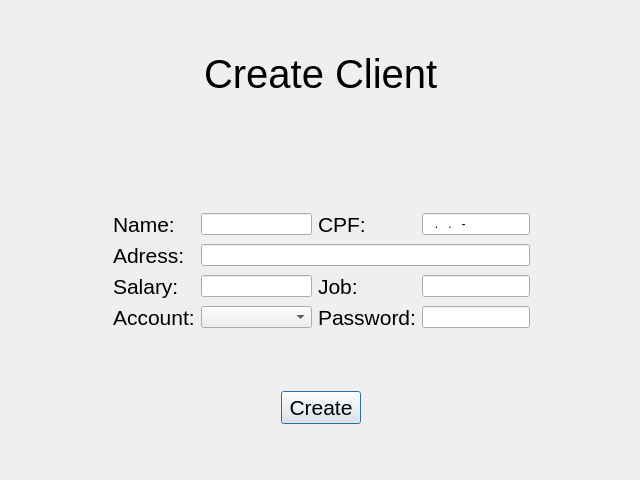
<?xml version="1.0" encoding="UTF-8"?>
<ui version="4.0">
 <class>CreateClient</class>
 <widget class="QDialog" name="CreateClient">
  <property name="geometry">
   <rect>
    <x>0</x>
    <y>0</y>
    <width>640</width>
    <height>480</height>
   </rect>
  </property>
  <property name="windowTitle">
   <string>Dialog</string>
  </property>
  <widget class="QWidget" name="layoutWidget">
   <property name="geometry">
    <rect>
     <x>1</x>
     <y>-3</y>
     <width>641</width>
     <height>481</height>
    </rect>
   </property>
   <layout class="QGridLayout" name="gridLayout">
    <item row="4" column="3">
     <widget class="QLabel" name="label_3">
      <property name="font">
       <font>
        <pointsize>16</pointsize>
       </font>
      </property>
      <property name="text">
       <string>CPF:</string>
      </property>
     </widget>
    </item>
    <item row="8" column="3">
     <widget class="QLabel" name="label_8">
      <property name="font">
       <font>
        <pointsize>16</pointsize>
       </font>
      </property>
      <property name="text">
       <string>Password:</string>
      </property>
     </widget>
    </item>
    <item row="8" column="2">
     <widget class="QComboBox" name="AccountField">
      <property name="placeholderText">
       <string>Select</string>
      </property>
      <item>
       <property name="text">
        <string>Conta corrente</string>
       </property>
      </item>
      <item>
       <property name="text">
        <string>Conta especial</string>
       </property>
      </item>
      <item>
       <property name="text">
        <string>Conta Master</string>
       </property>
      </item>
     </widget>
    </item>
    <item row="9" column="3">
     <spacer name="verticalSpacer_4">
      <property name="orientation">
       <enum>Qt::Vertical</enum>
      </property>
      <property name="sizeHint" stdset="0">
       <size>
        <width>20</width>
        <height>40</height>
       </size>
      </property>
     </spacer>
    </item>
    <item row="7" column="3">
     <widget class="QLabel" name="label_7">
      <property name="font">
       <font>
        <pointsize>16</pointsize>
       </font>
      </property>
      <property name="text">
       <string>Job:</string>
      </property>
     </widget>
    </item>
    <item row="5" column="0">
     <spacer name="horizontalSpacer">
      <property name="orientation">
       <enum>Qt::Horizontal</enum>
      </property>
      <property name="sizeHint" stdset="0">
       <size>
        <width>40</width>
        <height>20</height>
       </size>
      </property>
     </spacer>
    </item>
    <item row="8" column="1">
     <widget class="QLabel" name="label_5">
      <property name="font">
       <font>
        <pointsize>16</pointsize>
       </font>
      </property>
      <property name="text">
       <string>Account:</string>
      </property>
     </widget>
    </item>
    <item row="11" column="3">
     <spacer name="verticalSpacer_2">
      <property name="orientation">
       <enum>Qt::Vertical</enum>
      </property>
      <property name="sizeHint" stdset="0">
       <size>
        <width>20</width>
        <height>40</height>
       </size>
      </property>
     </spacer>
    </item>
    <item row="7" column="4">
     <widget class="QLineEdit" name="JobField"/>
    </item>
    <item row="5" column="1">
     <widget class="QLabel" name="label_4">
      <property name="font">
       <font>
        <pointsize>16</pointsize>
       </font>
      </property>
      <property name="text">
       <string>Adress:</string>
      </property>
     </widget>
    </item>
    <item row="7" column="1">
     <widget class="QLabel" name="label_6">
      <property name="font">
       <font>
        <pointsize>16</pointsize>
       </font>
      </property>
      <property name="text">
       <string>Salary:</string>
      </property>
     </widget>
    </item>
    <item row="8" column="4">
     <widget class="QLineEdit" name="PasswordField"/>
    </item>
    <item row="4" column="2">
     <widget class="QLineEdit" name="NameField"/>
    </item>
    <item row="0" column="1" colspan="4">
     <spacer name="verticalSpacer">
      <property name="orientation">
       <enum>Qt::Vertical</enum>
      </property>
      <property name="sizeHint" stdset="0">
       <size>
        <width>20</width>
        <height>40</height>
       </size>
      </property>
     </spacer>
    </item>
    <item row="4" column="1">
     <widget class="QLabel" name="label_2">
      <property name="font">
       <font>
        <pointsize>16</pointsize>
       </font>
      </property>
      <property name="text">
       <string>Name:</string>
      </property>
     </widget>
    </item>
    <item row="3" column="3">
     <spacer name="verticalSpacer_5">
      <property name="orientation">
       <enum>Qt::Vertical</enum>
      </property>
      <property name="sizeHint" stdset="0">
       <size>
        <width>20</width>
        <height>40</height>
       </size>
      </property>
     </spacer>
    </item>
    <item row="2" column="3">
     <spacer name="verticalSpacer_3">
      <property name="orientation">
       <enum>Qt::Vertical</enum>
      </property>
      <property name="sizeHint" stdset="0">
       <size>
        <width>20</width>
        <height>40</height>
       </size>
      </property>
     </spacer>
    </item>
    <item row="7" column="2">
     <widget class="QLineEdit" name="SalaryField"/>
    </item>
    <item row="4" column="4">
     <widget class="QLineEdit" name="CpfField">
      <property name="inputMask">
       <string>000.000.000-00</string>
      </property>
     </widget>
    </item>
    <item row="7" column="5">
     <spacer name="horizontalSpacer_2">
      <property name="orientation">
       <enum>Qt::Horizontal</enum>
      </property>
      <property name="sizeHint" stdset="0">
       <size>
        <width>40</width>
        <height>20</height>
       </size>
      </property>
     </spacer>
    </item>
    <item row="10" column="0" colspan="6" alignment="Qt::AlignHCenter">
     <widget class="QPushButton" name="CreateAccountButton">
      <property name="font">
       <font>
        <pointsize>16</pointsize>
       </font>
      </property>
      <property name="text">
       <string>Create</string>
      </property>
     </widget>
    </item>
    <item row="1" column="0" colspan="6" alignment="Qt::AlignHCenter">
     <widget class="QLabel" name="label">
      <property name="font">
       <font>
        <pointsize>30</pointsize>
       </font>
      </property>
      <property name="text">
       <string>Create Client</string>
      </property>
     </widget>
    </item>
    <item row="5" column="2" colspan="3">
     <widget class="QLineEdit" name="AdressField"/>
    </item>
   </layout>
  </widget>
 </widget>
 <tabstops>
  <tabstop>NameField</tabstop>
  <tabstop>CpfField</tabstop>
  <tabstop>AdressField</tabstop>
  <tabstop>SalaryField</tabstop>
  <tabstop>JobField</tabstop>
  <tabstop>CreateAccountButton</tabstop>
 </tabstops>
 <resources/>
 <connections/>
</ui>
